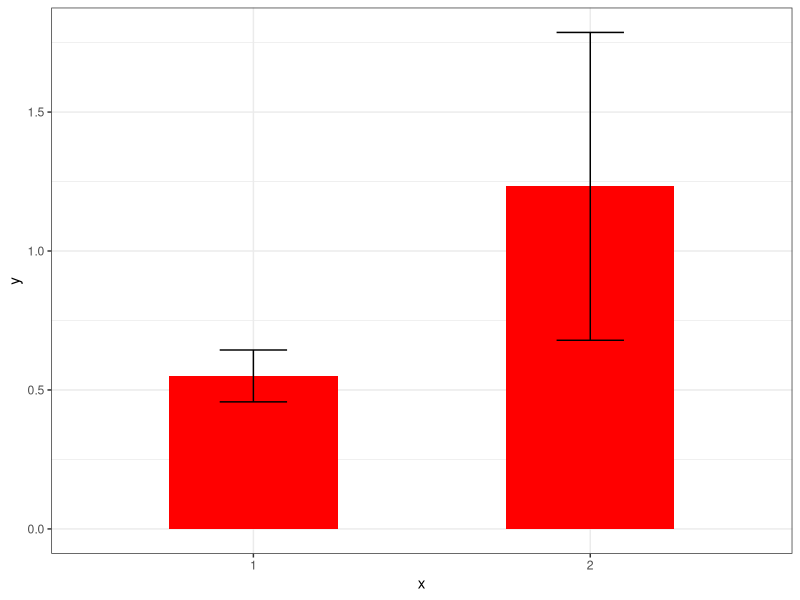
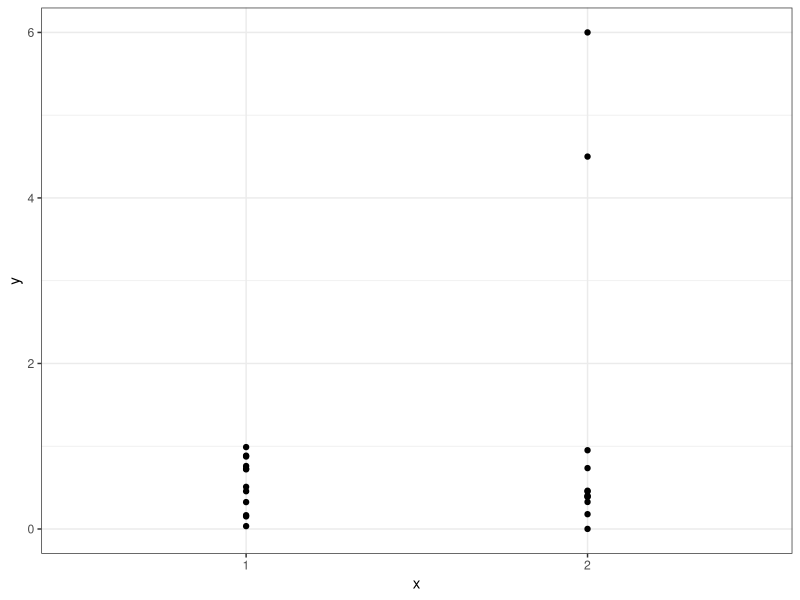
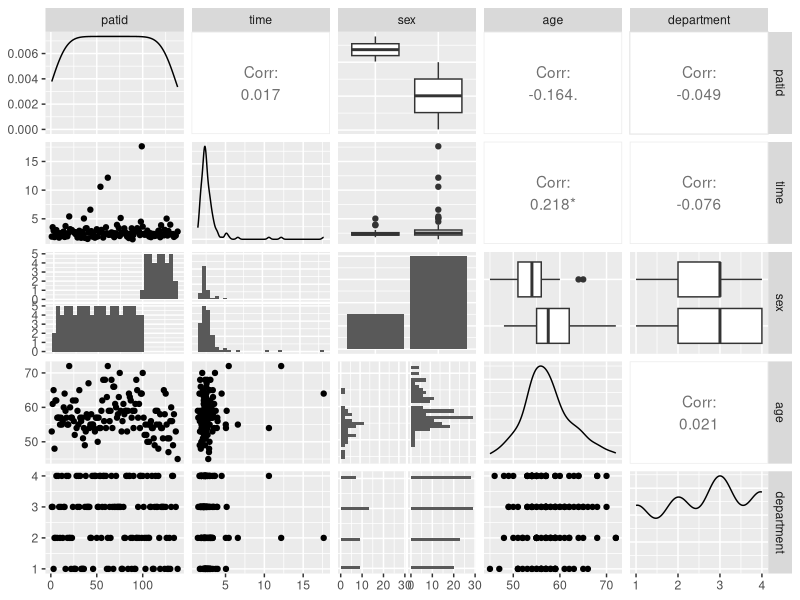

Here is the R script that generated these plots, in order: (Note: this script raises an error after producing the figures.)
## ---- chunk 1
knitr::opts_chunk$set(echo = TRUE)
## ---- chunk 2
library(ggplot2)
set.seed(12345)
N=12
y <- c(runif(N), c(runif(N-2), 4.5,6))
x <- factor(rep(c(1,2), each=N))
ggplot(data.frame(Group=x,y), aes(x,y)) + 
  stat_summary(geom="col",width=0.5, fill="red") + 
  stat_summary(geom="errorbar", width=0.2) + 
  theme_bw()
## ---- chunk 3
library(ggplot2)
ggplot(data.frame(Group=x,y), aes(x,y)) + 
  geom_point() + 
  theme_bw()
## ---- chunk 4
library(readxl)
library(GGally)
walkingdata <- read_excel(path="walkingspeed.xlsx", sheet="fixed")
ggpairs(walkingdata, columns=1:5)
## ---- chunk 5
model1 <- lm(data=walkingdata, log(time) ~ treated + sex + department)
summary(model1)
## ---- chunk 6
library(emmeans)
plot(emmeans(model1, trt~treated))
## ---- chunk 7
library(ggbeeswarm)
ggplot(remove_missing(walkingdata), aes(treated,time)) + geom_point() + scale_y_log10() + 
  geom_beeswarm() + facet_wrap(~sex)
## ---- chunk 8
summary(cars)
## ---- chunk 9
plot(pressure)
